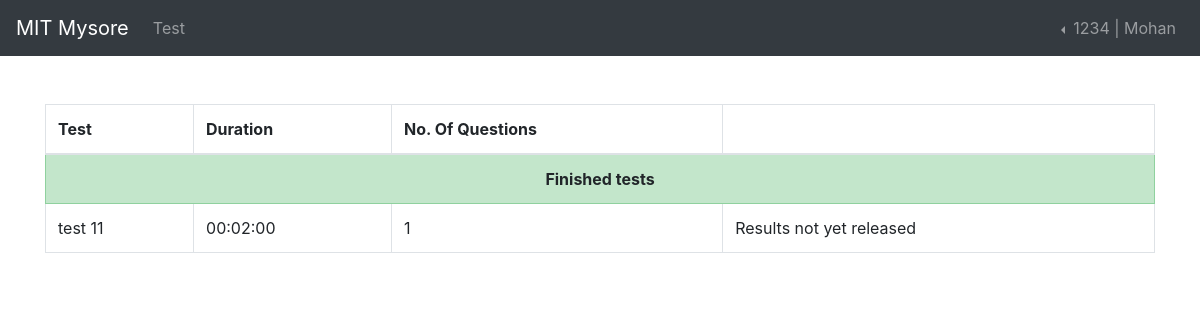
/test/test-list (signed in), run on an earlier commit of the app's database.
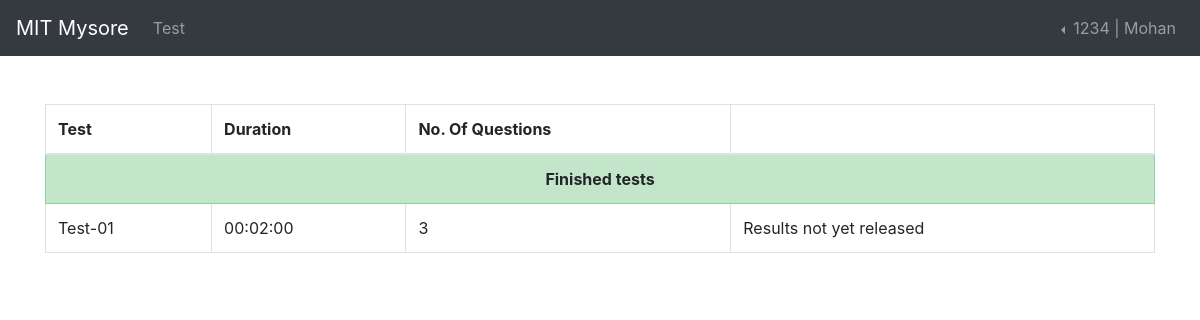
And on a later commit of the database.
### tests/models.py (models this page shows)
class Test(models.Model):
    title = models.CharField(max_length=50)
    description = models.CharField(max_length=100, blank=True, null=True)
    no_of_questions = models.IntegerField()
    total_duration = models.TimeField(auto_now=False, auto_now_add=False)
    negative_marking = models.BooleanField(default=False)
    commence_at = models.DateTimeField(auto_now=False, auto_now_add=False)
    stop_commenceing_after = models.DateTimeField(
        auto_now=False, auto_now_add=False)
    show_score = models.BooleanField(default=False)
    show_answers = models.BooleanField(default=False)

### tests/views.py (the view)
# urls.py: path('test-list', views.testList),
def testList(request):
    if request.session.get('student', False):
        phone_number = request.session['student']
        if Student.objects.filter(phone_number=phone_number).exists():
            student = Student.objects.filter(phone_number=phone_number)[0]
            tests = StudentTest.objects.filter(student=student)
            started_tests = []
            yet_to_start_tests = []
            finished_tests = []
            missed_tests = []
            attending_tests = []
            now = datetime.now() + timedelta(hours=5, minutes=30)
            now = now.isoformat()
            for test in tests:
                if test.test.commence_at.isoformat() > now and test.status == "not_attended":
                    yet_to_start_tests.append(test.test)
                elif test.test.stop_commenceing_after.isoformat() < now and test.status == "not_attended":
                    missed_tests.append(test.test)
                elif test.status == "finished":
                    finished_tests.append(test.test)
                elif test.test.commence_at.isoformat() < now and test.test.stop_commenceing_after.isoformat() > now and test.status == "not_attended":
                    started_tests.append(test.test)
                elif test.end_at.isoformat() < now and test.status == "attending":
                    test.status="finished"
                    test.save()
                    finished_tests.append(test.test)
                elif test.status == "attending":
                    attending_tests.append(test.test)
            return_obj = {
                "started_tests": started_tests,
                "missed_tests": missed_tests,
                "finished_tests": finished_tests,
                "yet_to_start_tests": yet_to_start_tests,
                "attending_tests": attending_tests,
                "student": student
            }
            return render(request, "test_list.html", return_obj)
        else:
            return redirect('/log-in')
    else:
        return redirect('/log-in')

### templates/test_list.html (shortened to what this page needs)
{% extends "nav_student.html" %} {% block content %}
<div class="container mt-5">
  <div class="row">
    <div class="col">
      <div class="table-responsive-sm">
        <table class="table table-bordered">
          <thead>
            <tr>
              <th>Test</th>
              <th>Duration</th>
              <th>No. Of Questions</th>
              <th></th>
            </tr>
          </thead>
          <tbody>
             {% if finished_tests %}
            <tr class="table-success">
              <th colspan="4" class="text-center">Finished tests</th>
            </tr>
            {% for test in finished_tests %}
            <tr>
              <td>{{test.title}}</td>
              <td>
                {{ test.total_duration|date:'H:i:s' }}
              </td>
              <td>{{test.no_of_questions}}</td>
              {% if test.show_result or test.show_score %}
              <td>
                <a class="btn btn-success btn-sm" href="/test/result/{{test.id}}">View Results</a>
              </td>
              {% else %}
              <td>Results not yet released</td>
              {% endif %}
            </tr>
            {% endfor %} {% endif %}
          </tbody>
        </table>
      </div>
    </div>
  </div>
</div>
{% endblock %} {% block title %}List{% endblock %}

What changed in the data, as far as the page shows it:
removed Test: title "test 11", total_duration "00:02:00", no_of_questions "1", show_score "Results not yet released"
added Test: title "Test-01", total_duration "00:02:00", no_of_questions "3", show_score "Results not yet released"
